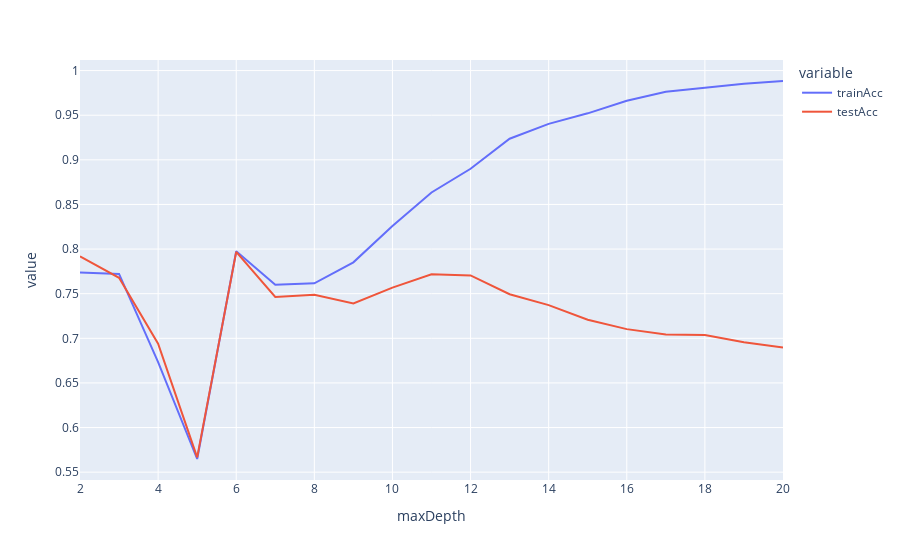

Notebook source saved alongside this figure:
### Markdown cell above
Let's visualize our results

### Code cell
df = pd.DataFrame()
df["maxDepth"] = maxDepths
df["trainAcc"] = train_accs
df["testAcc"] = test_accs

px.line(df, x="maxDepth", y=["trainAcc","testAcc"])

### Figure 1 — Plotly figure (JSON) as saved in the notebook; plotly's stock layout.template omitted (floating-point values rounded to 4 significant figures)
{"data": [{"hovertemplate": "variable=trainAcc<br>maxDepth=%{x}<br>value=%{y}<extra></extra>", "legendgroup": "trainAcc", "line": {"color": "#636efa", "dash": "solid"}, "marker": {"symbol": "circle"}, "mode": "lines", "name": "trainAcc", "orientation": "v", "showlegend": true, "type": "scatter", "x": [2, 3, 4, 5, 6, 7, 8, 9, 10, 11, 12, 13, 14, 15, 16, 17, 18, 19, 20], "xaxis": "x", "y": [0.7738, 0.7721, 0.6732, 0.5647, 0.7976, 0.76, 0.7616, 0.7851, 0.8259, 0.8634, 0.89, 0.9237, 0.9403, 0.9521, 0.9662, 0.9763, 0.9807, 0.9854, 0.9883], "yaxis": "y"}, {"hovertemplate": "variable=testAcc<br>maxDepth=%{x}<br>value=%{y}<extra></extra>", "legendgroup": "testAcc", "line": {"color": "#EF553B", "dash": "solid"}, "marker": {"symbol": "circle"}, "mode": "lines", "name": "testAcc", "orientation": "v", "showlegend": true, "type": "scatter", "x": [2, 3, 4, 5, 6, 7, 8, 9, 10, 11, 12, 13, 14, 15, 16, 17, 18, 19, 20], "xaxis": "x", "y": [0.7919, 0.7678, 0.6939, 0.5665, 0.7968, 0.7464, 0.7487, 0.739, 0.7568, 0.7718, 0.7705, 0.7494, 0.7372, 0.7209, 0.7103, 0.7043, 0.7036, 0.6957, 0.6896], "yaxis": "y"}], "layout": {"legend": {"title": {"text": "variable"}, "tracegroupgap": 0}, "margin": {"t": 60}, "xaxis": {"anchor": "y", "domain": [0, 1], "title": {"text": "maxDepth"}}, "yaxis": {"anchor": "x", "domain": [0, 1], "title": {"text": "value"}}}}
